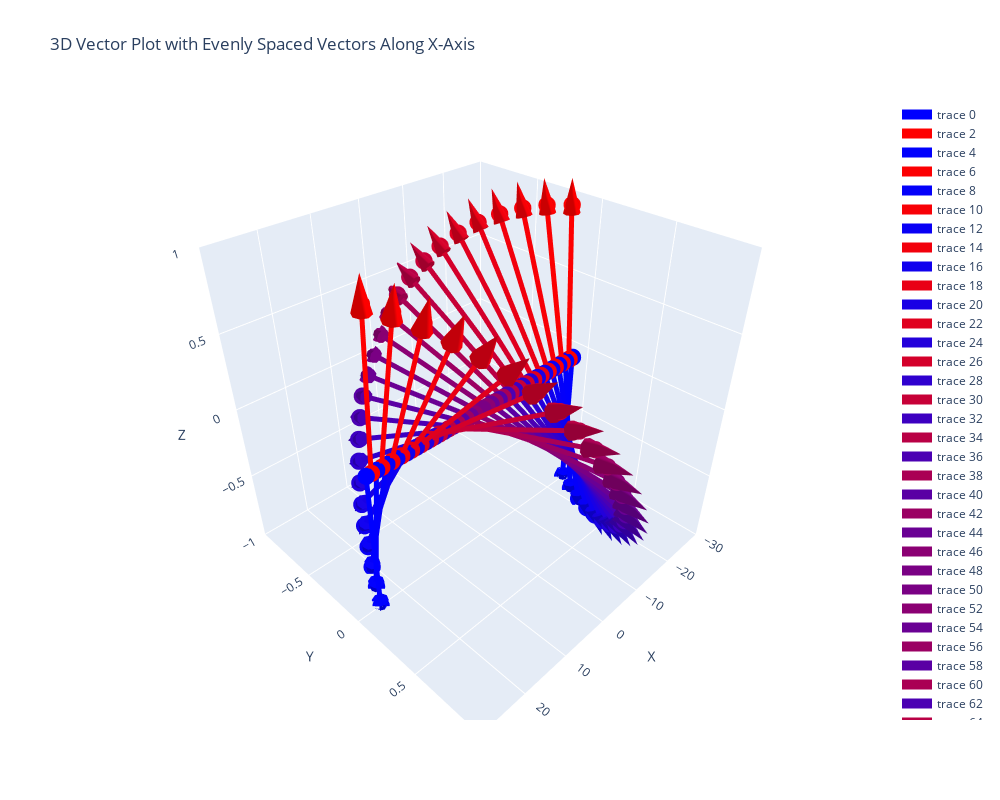

The code cell stored with this chart in its notebook:
### Code cell
# Define function to plot vectors from Excel file
def plot_vectors_from_excel(file_path="vectors.xlsx"):
    # Read the Excel file
    # Ensure the file exists and is in the correct format
    try:
        df = pd.read_excel(file_path, engine="openpyxl")
    except Exception as e:
        print(f"Error reading the Excel file: {e}")
        return

    # Ensure required columns exist
    # If not, print an error message and return
    if not {"X", "Y", "Z"}.issubset(df.columns):
        print("Error: Excel file must contain columns 'X', 'Y', and 'Z'.")
        return

    # Create a 3D plot
    fig = go.Figure()

    # Set up the vectors
    num_vectors = len(df)

    # Adjust spacing between vectors
    spacing = 1

    # Set up positions for vectors along the x-axis
    x_positions = np.linspace(-num_vectors * spacing / 2, num_vectors * spacing / 2, num_vectors)

    # Iterate over the rows of the DataFrame
    # Each row contains the components of a vector
    # We will plot each vector as a line and an arrowhead
    # The colour of the vector will be based on the z-component
    # The colour will be red for negative z-component and blue for positive z-component
    # The magnitude of the z-component will determine the intensity of the colour
    # The vectors will be evenly spaced along the x-axis
    for i, row in enumerate(df.itertuples(index=False)):
        # Set the starting point of the vector so that they are 
        # evenly spaced along the x-axis and are at y=0, z=0 
        x0 = x_positions[i] 
        y0, z0 = 0, 0  

        # Get the components of the vector
        x_dir, y_dir, z_dir = row.X, row.Y, row.Z

        # Compute magnitude for colour mapping
        colour = f'rgb({int(255 * (z_dir + 1) / 2)}, 0, {int(255 * (1 - (z_dir + 1) / 2))})'

        # Add vector line
        fig.add_trace(go.Scatter3d(
            x=[x0, x0 + x_dir],
            y=[y0, y0 + y_dir],
            z=[z0, z0 + z_dir],
            mode='lines+markers',
            line=dict(color=colour, width=10),
            marker=dict(size=6, color=colour)
        ))

        # Add vector cone (arrowhead)
        # The cone will be placed at the end of the vector
        fig.add_trace(go.Cone(
            x=[x0 + x_dir], y=[y0 + y_dir], z=[z0 + z_dir],
            u=[x_dir], v=[y_dir], w=[z_dir],
            colorscale=[[0, colour], [1, colour]],
            showscale=False,
            sizemode='absolute',
            sizeref=0.2
        ))

    # Set 3D plot layout
    # Set axis titles and ranges
    # Set plot title
    # Set plot width and height
    # Show the plot
    fig.update_layout(
        scene=dict(
            xaxis_title='X', yaxis_title='Y', zaxis_title='Z',
            xaxis=dict(range=[-num_vectors * spacing / 2 - 5, num_vectors * spacing / 2 + 5]),
            yaxis=dict(range=[-1, 1]),
            zaxis=dict(range=[-1, 1])
        ),
        title="3D Vector Plot with Evenly Spaced Vectors Along X-Axis",
        width=1000,
        height=800
    )

    fig.show()

# Call function to plot vectors
plot_vectors_from_excel()

### Figure 1 — Plotly figure (JSON) as saved in the notebook; plotly's stock layout.template omitted (floating-point values rounded to 4 significant figures)
{"data": [{"line": {"color": "rgb(0, 0, 255)", "width": 10}, "marker": {"color": "rgb(0, 0, 255)", "size": 6}, "mode": "lines+markers", "type": "scatter3d", "x": [-25, -25], "y": [0, 0], "z": [0, -1]}, {"colorscale": [[0, "rgb(0, 0, 255)"], [1, "rgb(0, 0, 255)"]], "showscale": false, "sizemode": "absolute", "sizeref": 0.2, "type": "cone", "u": [0], "v": [0], "w": [-1], "x": [-25], "y": [0], "z": [-1]}, {"line": {"color": "rgb(254, 0, 0)", "width": 10}, "marker": {"color": "rgb(254, 0, 0)", "size": 6}, "mode": "lines+markers", "type": "scatter3d", "x": [-23.98, -23.98], "y": [0, -0.0648], "z": [0, 0.9979]}, {"colorscale": [[0, "rgb(254, 0, 0)"], [1, "rgb(254, 0, 0)"]], "showscale": false, "sizemode": "absolute", "sizeref": 0.2, "type": "cone", "u": [-0.0003874], "v": [-0.0648], "w": [0.9979], "x": [-23.98], "y": [-0.0648], "z": [0.9979]}, {"line": {"color": "rgb(1, 0, 253)", "width": 10}, "marker": {"color": "rgb(1, 0, 253)", "size": 6}, "mode": "lines+markers", "type": "scatter3d", "x": [-22.96, -22.96], "y": [0, 0.128], "z": [0, -0.9918]}, {"colorscale": [[0, "rgb(1, 0, 253)"], [1, "rgb(1, 0, 253)"]], "showscale": false, "sizemode": "absolute", "sizeref": 0.2, "type": "cone", "u": [0.0007654], "v": [0.128], "w": [-0.9918], "x": [-22.96], "y": [0.128], "z": [-0.9918]}, {"line": {"color": "rgb(252, 0, 2)", "width": 10}, "marker": {"color": "rgb(252, 0, 2)", "size": 6}, "mode": "lines+markers", "type": "scatter3d", "x": [-21.94, -21.94], "y": [0, -0.1933], "z": [0, 0.9811]}, {"colorscale": [[0, "rgb(252, 0, 2)"], [1, "rgb(252, 0, 2)"]], "showscale": false, "sizemode": "absolute", "sizeref": 0.2, "type": "cone", "u": [-0.001156], "v": [-0.1933], "w": [0.9811], "x": [-21.94], "y": [-0.1933], "z": [0.9811]}, {"line": {"color": "rgb(4, 0, 250)", "width": 10}, "marker": {"color": "rgb(4, 0, 250)", "size": 6}, "mode": "lines+markers", "type": "scatter3d", "x": [-20.92, -20.92], "y": [0, 0.2539], "z": [0, -0.9672]}, {"colorscale": [[0, "rgb(4, 0, 250)"], [1, "rgb(4, 0, 250)"]], "showscale": false, "sizemode": "absolute", "sizeref": 0.2, "type": "cone", "u": [0.001518], "v": [0.2539], "w": [-0.9672], "x": [-20.92], "y": [0.2539], "z": [-0.9672]}, {"line": {"color": "rgb(248, 0, 6)", "width": 10}, "marker": {"color": "rgb(248, 0, 6)", "size": 6}, "mode": "lines+markers", "type": "scatter3d", "x": [-19.9, -19.9], "y": [0, -0.3184], "z": [0, 0.9479]}, {"colorscale": [[0, "rgb(248, 0, 6)"], [1, "rgb(248, 0, 6)"]], "showscale": false, "sizemode": "absolute", "sizeref": 0.2, "type": "cone", "u": [-0.001904], "v": [-0.3184], "w": [0.9479], "x": [-19.9], "y": [-0.3184], "z": [0.9479]}, {"line": {"color": "rgb(9, 0, 245)", "width": 10}, "marker": {"color": "rgb(9, 0, 245)", "size": 6}, "mode": "lines+markers", "type": "scatter3d", "x": [-18.88, -18.88], "y": [0, 0.3755], "z": [0, -0.9268]}, {"colorscale": [[0, "rgb(9, 0, 245)"], [1, "rgb(9, 0, 245)"]], "showscale": false, "sizemode": "absolute", "sizeref": 0.2, "type": "cone", "u": [0.002245], "v": [0.3755], "w": [-0.9268], "x": [-18.88], "y": [0.3755], "z": [-0.9268]}, {"line": {"color": "rgb(242, 0, 12)", "width": 10}, "marker": {"color": "rgb(242, 0, 12)", "size": 6}, "mode": "lines+markers", "type": "scatter3d", "x": [-17.86, -17.86], "y": [0, -0.4381], "z": [0, 0.8989]}, {"colorscale": [[0, "rgb(242, 0, 12)"], [1, "rgb(242, 0, 12)"]], "showscale": false, "sizemode": "absolute", "sizeref": 0.2, "type": "cone", "u": [-0.002619], "v": [-0.4381], "w": [0.8989], "x": [-17.86], "y": [-0.4381], "z": [0.8989]}, {"line": {"color": "rgb(16, 0, 238)", "width": 10}, "marker": {"color": "rgb(16, 0, 238)", "size": 6}, "mode": "lines+markers", "type": "scatter3d", "x": [-16.84, -16.83], "y": [0, 0.4909], "z": [0, -0.8712]}, {"colorscale": [[0, "rgb(16, 0, 238)"], [1, "rgb(16, 0, 238)"]], "showscale": false, "sizemode": "absolute", "sizeref": 0.2, "type": "cone", "u": [0.002935], "v": [0.4909], "w": [-0.8712], "x": [-16.83], "y": [0.4909], "z": [-0.8712]}, {"line": {"color": "rgb(233, 0, 21)", "width": 10}, "marker": {"color": "rgb(233, 0, 21)", "size": 6}, "mode": "lines+markers", "type": "scatter3d", "x": [-15.82, -15.82], "y": [0, -0.5503], "z": [0, 0.835]}, {"colorscale": [[0, "rgb(233, 0, 21)"], [1, "rgb(233, 0, 21)"]], "showscale": false, "sizemode": "absolute", "sizeref": 0.2, "type": "cone", "u": [-0.00329], "v": [-0.5503], "w": [0.835], "x": [-15.82], "y": [-0.5503], "z": [0.835]}, {"line": {"color": "rgb(25, 0, 229)", "width": 10}, "marker": {"color": "rgb(25, 0, 229)", "size": 6}, "mode": "lines+markers", "type": "scatter3d", "x": [-14.8, -14.79], "y": [0, 0.5981], "z": [0, -0.8014]}, {"colorscale": [[0, "rgb(25, 0, 229)"], [1, "rgb(25, 0, 229)"]], "showscale": false, "sizemode": "absolute", "sizeref": 0.2, "type": "cone", "u": [0.003576], "v": [0.5981], "w": [-0.8014], "x": [-14.79], "y": [0.5981], "z": [-0.8014]}, {"line": {"color": "rgb(224, 0, 30)", "width": 10}, "marker": {"color": "rgb(224, 0, 30)", "size": 6}, "mode": "lines+markers", "type": "scatter3d", "x": [-13.78, -13.78], "y": [0, -0.6531], "z": [0, 0.7573]}, {"colorscale": [[0, "rgb(224, 0, 30)"], [1, "rgb(224, 0, 30)"]], "showscale": false, "sizemode": "absolute", "sizeref": 0.2, "type": "cone", "u": [-0.003905], "v": [-0.6531], "w": [0.7573], "x": [-13.78], "y": [-0.6531], "z": [0.7573]}, {"line": {"color": "rgb(35, 0, 219)", "width": 10}, "marker": {"color": "rgb(35, 0, 219)", "size": 6}, "mode": "lines+markers", "type": "scatter3d", "x": [-12.76, -12.75], "y": [0, 0.6954], "z": [0, -0.7186]}, {"colorscale": [[0, "rgb(35, 0, 219)"], [1, "rgb(35, 0, 219)"]], "showscale": false, "sizemode": "absolute", "sizeref": 0.2, "type": "cone", "u": [0.004158], "v": [0.6954], "w": [-0.7186], "x": [-12.75], "y": [0.6954], "z": [-0.7186]}, {"line": {"color": "rgb(212, 0, 42)", "width": 10}, "marker": {"color": "rgb(212, 0, 42)", "size": 6}, "mode": "lines+markers", "type": "scatter3d", "x": [-11.73, -11.74], "y": [0, -0.7449], "z": [0, 0.6672]}, {"colorscale": [[0, "rgb(212, 0, 42)"], [1, "rgb(212, 0, 42)"]], "showscale": false, "sizemode": "absolute", "sizeref": 0.2, "type": "cone", "u": [-0.004454], "v": [-0.7449], "w": [0.6672], "x": [-11.74], "y": [-0.7449], "z": [0.6672]}, {"line": {"color": "rgb(47, 0, 207)", "width": 10}, "marker": {"color": "rgb(47, 0, 207)", "size": 6}, "mode": "lines+markers", "type": "scatter3d", "x": [-10.71, -10.71], "y": [0, 0.7812], "z": [0, -0.6242]}, {"colorscale": [[0, "rgb(47, 0, 207)"], [1, "rgb(47, 0, 207)"]], "showscale": false, "sizemode": "absolute", "sizeref": 0.2, "type": "cone", "u": [0.004671], "v": [0.7812], "w": [-0.6242], "x": [-10.71], "y": [0.7812], "z": [-0.6242]}, {"line": {"color": "rgb(199, 0, 55)", "width": 10}, "marker": {"color": "rgb(199, 0, 55)", "size": 6}, "mode": "lines+markers", "type": "scatter3d", "x": [-9.694, -9.699], "y": [0, -0.8242], "z": [0, 0.5662]}, {"colorscale": [[0, "rgb(199, 0, 55)"], [1, "rgb(199, 0, 55)"]], "showscale": false, "sizemode": "absolute", "sizeref": 0.2, "type": "cone", "u": [-0.004928], "v": [-0.8242], "w": [0.5662], "x": [-9.699], "y": [-0.8242], "z": [0.5662]}, {"line": {"color": "rgb(61, 0, 193)", "width": 10}, "marker": {"color": "rgb(61, 0, 193)", "size": 6}, "mode": "lines+markers", "type": "scatter3d", "x": [-8.673, -8.668], "y": [0, 0.8543], "z": [0, -0.5198]}, {"colorscale": [[0, "rgb(61, 0, 193)"], [1, "rgb(61, 0, 193)"]], "showscale": false, "sizemode": "absolute", "sizeref": 0.2, "type": "cone", "u": [0.005108], "v": [0.8543], "w": [-0.5198], "x": [-8.668], "y": [0.8543], "z": [-0.5198]}, {"line": {"color": "rgb(185, 0, 69)", "width": 10}, "marker": {"color": "rgb(185, 0, 69)", "size": 6}, "mode": "lines+markers", "type": "scatter3d", "x": [-7.653, -7.658], "y": [0, -0.8898], "z": [0, 0.4562]}, {"colorscale": [[0, "rgb(185, 0, 69)"], [1, "rgb(185, 0, 69)"]], "showscale": false, "sizemode": "absolute", "sizeref": 0.2, "type": "cone", "u": [-0.00532], "v": [-0.8898], "w": [0.4562], "x": [-7.658], "y": [-0.8898], "z": [0.4562]}, {"line": {"color": "rgb(75, 0, 179)", "width": 10}, "marker": {"color": "rgb(75, 0, 179)", "size": 6}, "mode": "lines+markers", "type": "scatter3d", "x": [-6.633, -6.627], "y": [0, 0.9134], "z": [0, -0.4069]}, {"colorscale": [[0, "rgb(75, 0, 179)"], [1, "rgb(75, 0, 179)"]], "showscale": false, "sizemode": "absolute", "sizeref": 0.2, "type": "cone", "u": [0.005461], "v": [0.9134], "w": [-0.4069], "x": [-6.627], "y": [0.9134], "z": [-0.4069]}, {"line": {"color": "rgb(170, 0, 84)", "width": 10}, "marker": {"color": "rgb(170, 0, 84)", "size": 6}, "mode": "lines+markers", "type": "scatter3d", "x": [-5.612, -5.618], "y": [0, -0.9408], "z": [0, 0.339]}, {"colorscale": [[0, "rgb(170, 0, 84)"], [1, "rgb(170, 0, 84)"]], "showscale": false, "sizemode": "absolute", "sizeref": 0.2, "type": "cone", "u": [-0.005625], "v": [-0.9408], "w": [0.339], "x": [-5.618], "y": [-0.9408], "z": [0.339]}, {"line": {"color": "rgb(90, 0, 164)", "width": 10}, "marker": {"color": "rgb(90, 0, 164)", "size": 6}, "mode": "lines+markers", "type": "scatter3d", "x": [-4.592, -4.586], "y": [0, 0.9577], "z": [0, -0.2876]}, {"colorscale": [[0, "rgb(90, 0, 164)"], [1, "rgb(90, 0, 164)"]], "showscale": false, "sizemode": "absolute", "sizeref": 0.2, "type": "cone", "u": [0.005726], "v": [0.9577], "w": [-0.2876], "x": [-4.586], "y": [0.9577], "z": [-0.2876]}, {"line": {"color": "rgb(155, 0, 99)", "width": 10}, "marker": {"color": "rgb(155, 0, 99)", "size": 6}, "mode": "lines+markers", "type": "scatter3d", "x": [-3.571, -3.577], "y": [0, -0.9763], "z": [0, 0.2164]}, {"colorscale": [[0, "rgb(155, 0, 99)"], [1, "rgb(155, 0, 99)"]], "showscale": false, "sizemode": "absolute", "sizeref": 0.2, "type": "cone", "u": [-0.005837], "v": [-0.9763], "w": [0.2164], "x": [-3.577], "y": [-0.9763], "z": [0.2164]}, {"line": {"color": "rgb(106, 0, 148)", "width": 10}, "marker": {"color": "rgb(106, 0, 148)", "size": 6}, "mode": "lines+markers", "type": "scatter3d", "x": [-2.551, -2.545], "y": [0, 0.9865], "z": [0, -0.1636]}, {"colorscale": [[0, "rgb(106, 0, 148)"], [1, "rgb(106, 0, 148)"]], "showscale": false, "sizemode": "absolute", "sizeref": 0.2, "type": "cone", "u": [0.005898], "v": [0.9865], "w": [-0.1636], "x": [-2.545], "y": [0.9865], "z": [-0.1636]}, {"line": {"color": "rgb(139, 0, 115)", "width": 10}, "marker": {"color": "rgb(139, 0, 115)", "size": 6}, "mode": "lines+markers", "type": "scatter3d", "x": [-1.531, -1.537], "y": [0, -0.9959], "z": [0, 0.09039]}, {"colorscale": [[0, "rgb(139, 0, 115)"], [1, "rgb(139, 0, 115)"]], "showscale": false, "sizemode": "absolute", "sizeref": 0.2, "type": "cone", "u": [-0.005954], "v": [-0.9959], "w": [0.09039], "x": [-1.537], "y": [-0.9959], "z": [0.09039]}, {"line": {"color": "rgb(122, 0, 132)", "width": 10}, "marker": {"color": "rgb(122, 0, 132)", "size": 6}, "mode": "lines+markers", "type": "scatter3d", "x": [-0.5102, -0.5042], "y": [0, 0.9993], "z": [0, -0.03697]}, {"colorscale": [[0, "rgb(122, 0, 132)"], [1, "rgb(122, 0, 132)"]], "showscale": false, "sizemode": "absolute", "sizeref": 0.2, "type": "cone", "u": [0.005975], "v": [0.9993], "w": [-0.03697], "x": [-0.5042], "y": [0.9993], "z": [-0.03697]}, {"line": {"color": "rgb(122, 0, 132)", "width": 10}, "marker": {"color": "rgb(122, 0, 132)", "size": 6}, "mode": "lines+markers", "type": "scatter3d", "x": [0.5102, 0.5042], "y": [0, -0.9993], "z": [0, -0.03693]}, {"colorscale": [[0, "rgb(122, 0, 132)"], [1, "rgb(122, 0, 132)"]], "showscale": false, "sizemode": "absolute", "sizeref": 0.2, "type": "cone", "u": [-0.005975], "v": [-0.9993], "w": [-0.03693], "x": [0.5042], "y": [-0.9993], "z": [-0.03693]}, {"line": {"color": "rgb(139, 0, 115)", "width": 10}, "marker": {"color": "rgb(139, 0, 115)", "size": 6}, "mode": "lines+markers", "type": "scatter3d", "x": [1.531, 1.537], "y": [0, 0.9959], "z": [0, 0.09034]}, {"colorscale": [[0, "rgb(139, 0, 115)"], [1, "rgb(139, 0, 115)"]], "showscale": false, "sizemode": "absolute", "sizeref": 0.2, "type": "cone", "u": [0.005954], "v": [0.9959], "w": [0.09034], "x": [1.537], "y": [0.9959], "z": [0.09034]}, {"line": {"color": "rgb(106, 0, 148)", "width": 10}, "marker": {"color": "rgb(106, 0, 148)", "size": 6}, "mode": "lines+markers", "type": "scatter3d", "x": [2.551, 2.545], "y": [0, -0.9865], "z": [0, -0.1636]}, {"colorscale": [[0, "rgb(106, 0, 148)"], [1, "rgb(106, 0, 148)"]], "showscale": false, "sizemode": "absolute", "sizeref": 0.2, "type": "cone", "u": [-0.005898], "v": [-0.9865], "w": [-0.1636], "x": [2.545], "y": [-0.9865], "z": [-0.1636]}, {"line": {"color": "rgb(155, 0, 99)", "width": 10}, "marker": {"color": "rgb(155, 0, 99)", "size": 6}, "mode": "lines+markers", "type": "scatter3d", "x": [3.571, 3.577], "y": [0, 0.9763], "z": [0, 0.2163]}, {"colorscale": [[0, "rgb(155, 0, 99)"], [1, "rgb(155, 0, 99)"]], "showscale": false, "sizemode": "absolute", "sizeref": 0.2, "type": "cone", "u": [0.005837], "v": [0.9763], "w": [0.2163], "x": [3.577], "y": [0.9763], "z": [0.2163]}, {"line": {"color": "rgb(90, 0, 164)", "width": 10}, "marker": {"color": "rgb(90, 0, 164)", "size": 6}, "mode": "lines+markers", "type": "scatter3d", "x": [4.592, 4.586], "y": [0, -0.9577], "z": [0, -0.2876]}, {"colorscale": [[0, "rgb(90, 0, 164)"], [1, "rgb(90, 0, 164)"]], "showscale": false, "sizemode": "absolute", "sizeref": 0.2, "type": "cone", "u": [-0.005726], "v": [-0.9577], "w": [-0.2876], "x": [4.586], "y": [-0.9577], "z": [-0.2876]}, {"line": {"color": "rgb(170, 0, 84)", "width": 10}, "marker": {"color": "rgb(170, 0, 84)", "size": 6}, "mode": "lines+markers", "type": "scatter3d", "x": [5.612, 5.618], "y": [0, 0.9408], "z": [0, 0.3389]}, {"colorscale": [[0, "rgb(170, 0, 84)"], [1, "rgb(170, 0, 84)"]], "showscale": false, "sizemode": "absolute", "sizeref": 0.2, "type": "cone", "u": [0.005625], "v": [0.9408], "w": [0.3389], "x": [5.618], "y": [0.9408], "z": [0.3389]}, {"line": {"color": "rgb(75, 0, 179)", "width": 10}, "marker": {"color": "rgb(75, 0, 179)", "size": 6}, "mode": "lines+markers", "type": "scatter3d", "x": [6.633, 6.627], "y": [0, -0.9135], "z": [0, -0.4069]}, {"colorscale": [[0, "rgb(75, 0, 179)"], [1, "rgb(75, 0, 179)"]], "showscale": false, "sizemode": "absolute", "sizeref": 0.2, "type": "cone", "u": [-0.005461], "v": [-0.9135], "w": [-0.4069], "x": [6.627], "y": [-0.9135], "z": [-0.4069]}, {"line": {"color": "rgb(185, 0, 69)", "width": 10}, "marker": {"color": "rgb(185, 0, 69)", "size": 6}, "mode": "lines+markers", "type": "scatter3d", "x": [7.653, 7.658], "y": [0, 0.8899], "z": [0, 0.4562]}, {"colorscale": [[0, "rgb(185, 0, 69)"], [1, "rgb(185, 0, 69)"]], "showscale": false, "sizemode": "absolute", "sizeref": 0.2, "type": "cone", "u": [0.00532], "v": [0.8899], "w": [0.4562], "x": [7.658], "y": [0.8899], "z": [0.4562]}, {"line": {"color": "rgb(61, 0, 193)", "width": 10}, "marker": {"color": "rgb(61, 0, 193)", "size": 6}, "mode": "lines+markers", "type": "scatter3d", "x": [8.673, 8.668], "y": [0, -0.8543], "z": [0, -0.5197]}, {"colorscale": [[0, "rgb(61, 0, 193)"], [1, "rgb(61, 0, 193)"]], "showscale": false, "sizemode": "absolute", "sizeref": 0.2, "type": "cone", "u": [-0.005108], "v": [-0.8543], "w": [-0.5197], "x": [8.668], "y": [-0.8543], "z": [-0.5197]}, {"line": {"color": "rgb(199, 0, 55)", "width": 10}, "marker": {"color": "rgb(199, 0, 55)", "size": 6}, "mode": "lines+markers", "type": "scatter3d", "x": [9.694, 9.699], "y": [0, 0.8242], "z": [0, 0.5662]}, {"colorscale": [[0, "rgb(199, 0, 55)"], [1, "rgb(199, 0, 55)"]], "showscale": false, "sizemode": "absolute", "sizeref": 0.2, "type": "cone", "u": [0.004928], "v": [0.8242], "w": [0.5662], "x": [9.699], "y": [0.8242], "z": [0.5662]}, {"line": {"color": "rgb(47, 0, 207)", "width": 10}, "marker": {"color": "rgb(47, 0, 207)", "size": 6}, "mode": "lines+markers", "type": "scatter3d", "x": [10.71, 10.71], "y": [0, -0.7812], "z": [0, -0.6242]}, {"colorscale": [[0, "rgb(47, 0, 207)"], [1, "rgb(47, 0, 207)"]], "showscale": false, "sizemode": "absolute", "sizeref": 0.2, "type": "cone", "u": [-0.004671], "v": [-0.7812], "w": [-0.6242], "x": [10.71], "y": [-0.7812], "z": [-0.6242]}, {"line": {"color": "rgb(212, 0, 42)", "width": 10}, "marker": {"color": "rgb(212, 0, 42)", "size": 6}, "mode": "lines+markers", "type": "scatter3d", "x": [11.73, 11.74], "y": [0, 0.7449], "z": [0, 0.6671]}, {"colorscale": [[0, "rgb(212, 0, 42)"], [1, "rgb(212, 0, 42)"]], "showscale": false, "sizemode": "absolute", "sizeref": 0.2, "type": "cone", "u": [0.004454], "v": [0.7449], "w": [0.6671], "x": [11.74], "y": [0.7449], "z": [0.6671]}, {"line": {"color": "rgb(35, 0, 219)", "width": 10}, "marker": {"color": "rgb(35, 0, 219)", "size": 6}, "mode": "lines+markers", "type": "scatter3d", "x": [12.76, 12.75], "y": [0, -0.6954], "z": [0, -0.7186]}, {"colorscale": [[0, "rgb(35, 0, 219)"], [1, "rgb(35, 0, 219)"]], "showscale": false, "sizemode": "absolute", "sizeref": 0.2, "type": "cone", "u": [-0.004158], "v": [-0.6954], "w": [-0.7186], "x": [12.75], "y": [-0.6954], "z": [-0.7186]}, {"line": {"color": "rgb(224, 0, 30)", "width": 10}, "marker": {"color": "rgb(224, 0, 30)", "size": 6}, "mode": "lines+markers", "type": "scatter3d", "x": [13.78, 13.78], "y": [0, 0.6531], "z": [0, 0.7572]}, {"colorscale": [[0, "rgb(224, 0, 30)"], [1, "rgb(224, 0, 30)"]], "showscale": false, "sizemode": "absolute", "sizeref": 0.2, "type": "cone", "u": [0.003905], "v": [0.6531], "w": [0.7572], "x": [13.78], "y": [0.6531], "z": [0.7572]}, {"line": {"color": "rgb(25, 0, 229)", "width": 10}, "marker": {"color": "rgb(25, 0, 229)", "size": 6}, "mode": "lines+markers", "type": "scatter3d", "x": [14.8, 14.79], "y": [0, -0.5981], "z": [0, -0.8014]}, {"colorscale": [[0, "rgb(25, 0, 229)"], [1, "rgb(25, 0, 229)"]], "showscale": false, "sizemode": "absolute", "sizeref": 0.2, "type": "cone", "u": [-0.003576], "v": [-0.5981], "w": [-0.8014], "x": [14.79], "y": [-0.5981], "z": [-0.8014]}, {"line": {"color": "rgb(233, 0, 21)", "width": 10}, "marker": {"color": "rgb(233, 0, 21)", "size": 6}, "mode": "lines+markers", "type": "scatter3d", "x": [15.82, 15.82], "y": [0, 0.5503], "z": [0, 0.835]}, {"colorscale": [[0, "rgb(233, 0, 21)"], [1, "rgb(233, 0, 21)"]], "showscale": false, "sizemode": "absolute", "sizeref": 0.2, "type": "cone", "u": [0.00329], "v": [0.5503], "w": [0.835], "x": [15.82], "y": [0.5503], "z": [0.835]}, {"line": {"color": "rgb(16, 0, 238)", "width": 10}, "marker": {"color": "rgb(16, 0, 238)", "size": 6}, "mode": "lines+markers", "type": "scatter3d", "x": [16.84, 16.83], "y": [0, -0.4909], "z": [0, -0.8712]}, {"colorscale": [[0, "rgb(16, 0, 238)"], [1, "rgb(16, 0, 238)"]], "showscale": false, "sizemode": "absolute", "sizeref": 0.2, "type": "cone", "u": [-0.002935], "v": [-0.4909], "w": [-0.8712], "x": [16.83], "y": [-0.4909], "z": [-0.8712]}, {"line": {"color": "rgb(242, 0, 12)", "width": 10}, "marker": {"color": "rgb(242, 0, 12)", "size": 6}, "mode": "lines+markers", "type": "scatter3d", "x": [17.86, 17.86], "y": [0, 0.4381], "z": [0, 0.8989]}, {"colorscale": [[0, "rgb(242, 0, 12)"], [1, "rgb(242, 0, 12)"]], "showscale": false, "sizemode": "absolute", "sizeref": 0.2, "type": "cone", "u": [0.002619], "v": [0.4381], "w": [0.8989], "x": [17.86], "y": [0.4381], "z": [0.8989]}, {"line": {"color": "rgb(9, 0, 245)", "width": 10}, "marker": {"color": "rgb(9, 0, 245)", "size": 6}, "mode": "lines+markers", "type": "scatter3d", "x": [18.88, 18.88], "y": [0, -0.3755], "z": [0, -0.9268]}, {"colorscale": [[0, "rgb(9, 0, 245)"], [1, "rgb(9, 0, 245)"]], "showscale": false, "sizemode": "absolute", "sizeref": 0.2, "type": "cone", "u": [-0.002245], "v": [-0.3755], "w": [-0.9268], "x": [18.88], "y": [-0.3755], "z": [-0.9268]}, {"line": {"color": "rgb(248, 0, 6)", "width": 10}, "marker": {"color": "rgb(248, 0, 6)", "size": 6}, "mode": "lines+markers", "type": "scatter3d", "x": [19.9, 19.9], "y": [0, 0.3184], "z": [0, 0.9479]}, {"colorscale": [[0, "rgb(248, 0, 6)"], [1, "rgb(248, 0, 6)"]], "showscale": false, "sizemode": "absolute", "sizeref": 0.2, "type": "cone", "u": [0.001904], "v": [0.3184], "w": [0.9479], "x": [19.9], "y": [0.3184], "z": [0.9479]}, {"line": {"color": "rgb(4, 0, 250)", "width": 10}, "marker": {"color": "rgb(4, 0, 250)", "size": 6}, "mode": "lines+markers", "type": "scatter3d", "x": [20.92, 20.92], "y": [0, -0.2539], "z": [0, -0.9672]}, {"colorscale": [[0, "rgb(4, 0, 250)"], [1, "rgb(4, 0, 250)"]], "showscale": false, "sizemode": "absolute", "sizeref": 0.2, "type": "cone", "u": [-0.001518], "v": [-0.2539], "w": [-0.9672], "x": [20.92], "y": [-0.2539], "z": [-0.9672]}, {"line": {"color": "rgb(252, 0, 2)", "width": 10}, "marker": {"color": "rgb(252, 0, 2)", "size": 6}, "mode": "lines+markers", "type": "scatter3d", "x": [21.94, 21.94], "y": [0, 0.1933], "z": [0, 0.9811]}, {"colorscale": [[0, "rgb(252, 0, 2)"], [1, "rgb(252, 0, 2)"]], "showscale": false, "sizemode": "absolute", "sizeref": 0.2, "type": "cone", "u": [0.001156], "v": [0.1933], "w": [0.9811], "x": [21.94], "y": [0.1933], "z": [0.9811]}, {"line": {"color": "rgb(1, 0, 253)", "width": 10}, "marker": {"color": "rgb(1, 0, 253)", "size": 6}, "mode": "lines+markers", "type": "scatter3d", "x": [22.96, 22.96], "y": [0, -0.128], "z": [0, -0.9918]}, {"colorscale": [[0, "rgb(1, 0, 253)"], [1, "rgb(1, 0, 253)"]], "showscale": false, "sizemode": "absolute", "sizeref": 0.2, "type": "cone", "u": [-0.0007654], "v": [-0.128], "w": [-0.9918], "x": [22.96], "y": [-0.128], "z": [-0.9918]}, {"line": {"color": "rgb(254, 0, 0)", "width": 10}, "marker": {"color": "rgb(254, 0, 0)", "size": 6}, "mode": "lines+markers", "type": "scatter3d", "x": [23.98, 23.98], "y": [0, 0.0648], "z": [0, 0.9979]}, {"colorscale": [[0, "rgb(254, 0, 0)"], [1, "rgb(254, 0, 0)"]], "showscale": false, "sizemode": "absolute", "sizeref": 0.2, "type": "cone", "u": [0.0003874], "v": [0.0648], "w": [0.9979], "x": [23.98], "y": [0.0648], "z": [0.9979]}, {"line": {"color": "rgb(0, 0, 255)", "width": 10}, "marker": {"color": "rgb(0, 0, 255)", "size": 6}, "mode": "lines+markers", "type": "scatter3d", "x": [25, 25], "y": [0, 0], "z": [0, -1]}, {"colorscale": [[0, "rgb(0, 0, 255)"], [1, "rgb(0, 0, 255)"]], "showscale": false, "sizemode": "absolute", "sizeref": 0.2, "type": "cone", "u": [0], "v": [0], "w": [-1], "x": [25], "y": [0], "z": [-1]}], "layout": {"height": 800, "scene": {"xaxis": {"range": [-30, 30], "title": {"text": "X"}}, "yaxis": {"range": [-1, 1], "title": {"text": "Y"}}, "zaxis": {"range": [-1, 1], "title": {"text": "Z"}}}, "title": {"text": "3D Vector Plot with Evenly Spaced Vectors Along X-Axis"}, "width": 1000}}
